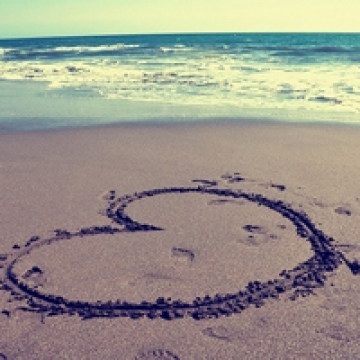
#> input picture Backend/InvSR/testdata/RealSet80/11.jpg, 360 x 360 px, given in place of image_s0001_i0021.jpg, which was not available
$ jupyter execute --allow-errors process.ipynb
#> lines starting #> are read from the running program, lines starting #| are printed output that depends on the picture; pictures that were not available may be replaced by others from this repository, and a replacement may not be noted
[cell 1]
import numpy as np
import torch

# [36 lines left out: functions add_horizontal_noise_rgb, save_tensor_image, not called in this run]

# Giả sử ảnh input là RGB [3, H, W]
from PIL import Image
import torchvision.transforms as T

image_path = "/home/duongnhan/Chon/MWFormer/data/CT/gt/image_s0001_i0021.jpg"
img = Image.open(image_path).convert("RGB")
#> img is the input picture: PIL image 360x360 RGB; mean R, G, B 154.5, 149.8, 140
#> (the rest of this cell did not finish here and is left out)

[cell 2]
import cv2
import numpy as np
import os
import torch

# [39 lines left out: functions add_horizontal_noise, add_gaussian_noise_grayscale, not called in this run]

# Đọc ảnh
image_path = "/home/duongnhan/Chon/MWFormer/data/CT/gt/image_s0001_i0021.jpg"  # Thay bằng đường dẫn ảnh của bạn
image = cv2.imread(image_path)

#> (the rest of this cell did not finish here and is left out)

[cell 3]
import cv2
import numpy as np
import os

# [12 lines left out: function add_horizontal_noise, not called in this run]

def add_gaussian_noise_grayscale(image, mean=0, sigma=35):
    image = image.astype(np.int16)
    h, w, c = image.shape
    noise = np.random.normal(mean, sigma, (h, w)).astype(np.int16)
    noisy_image = np.clip(image + noise[:, :, np.newaxis], 0, 255).astype(np.uint8)
    return noisy_image

def add_noise_to_images(input_dir, output_dir, mean=0, sigma=35):
    os.makedirs(output_dir, exist_ok=True)

    # Hỗ trợ các định dạng ảnh phổ biến
    supported_formats = ('.jpg', '.jpeg', '.png', '.bmp')

    for filename in os.listdir(input_dir):
        if filename.lower().endswith(supported_formats):
            img_path = os.path.join(input_dir, filename)
            image = cv2.imread(img_path)

            if image is None:
                print(f"Không thể đọc ảnh: {filename}")
                continue

            noisy_image = add_gaussian_noise_grayscale(image, mean, sigma)

            out_path = os.path.join(output_dir, filename)
            cv2.imwrite(out_path, noisy_image)
            print(f"Đã xử lý: {filename}")

# 🔧 Thay đổi đường dẫn tương ứng với máy bạn:
input_dir = "./input_images"     # Thư mục chứa ảnh gốc
output_dir = "./noisy_images"    # Thư mục để lưu ảnh có nhiễu

add_noise_to_images(input_dir, output_dir)
#> in add_gaussian_noise_grayscale, `noisy_image = np.clip(image + noise[:, :, np.newaxis], 0, 255).astype(..`:
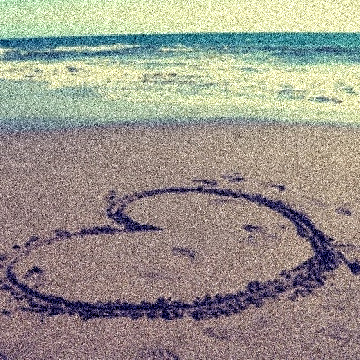
#> noisy_image: shape (360, 360, 3); mean B, G, R 140.1, 148.9, 154

[cell 4]
import numpy as np
from scipy.fftpack import fft2, ifft2, fftshift, ifftshift
from scipy.signal import fftconvolve
from bm3d import gaussian_kernel
from typing import Tuple
import scipy.io
from PIL import Image
import cv2

def get_experiment_kernel(noise_type: str, noise_var: float, sz: tuple = np.array((101, 101))):
    """
    Get kernel for generating noise from specific experiment from the paper.
    :param noise_type: Noise type string, g[0-4](w|)
    :param noise_var: noise variance
    :param sz: size of image, used only for g4 and g4w
    :return: experiment kernel with the l2-norm equal to variance
    """
    # if noiseType == gw / g0
    kernel = np.array([[1]])
    noise_types = ['gw', 'g0', 'g1', 'g2', 'g3', 'g4', 'g1w', 'g2w', 'g3w', 'g4w']
    if noise_type not in noise_types:
        raise ValueError("Noise type must be one of " + str(noise_types))

    if noise_type != "g4" and noise_type != "g4w":
        # Crop this size of kernel when generating,
        # unless pink noise, in which
        # if noiseType == we want to use the full image size
        sz = np.array([101, 101])
    else:
        sz = np.array(sz)

    # Sizes for meshgrids
    sz2 = -(1 - (sz % 2)) * 1 + np.floor(sz / 2)
    sz1 = np.floor(sz / 2)
    uu, vv = np.meshgrid([i for i in range(-int(sz1[0]), int(sz2[0]) + 1)],
                         [i for i in range(-int(sz1[1]), int(sz2[1]) + 1)])

    beta = 0.8

    if noise_type[0:2] == 'g1':
        # Horizontal line
        kernel = np.atleast_2d(16 - abs(np.linspace(1, 31, 31) - 16))

    elif noise_type[0:2] == 'g2':
        # Circular repeating pattern
        scale = 1
        dist = uu ** 2 + vv ** 2
        kernel = np.cos(np.sqrt(dist) / scale) * gaussian_kernel((sz[0], sz[1]), 10)

    elif noise_type[0:2] == 'g3':
        # Diagonal line pattern kernel
        scale = 1
        kernel = np.cos((uu + vv) / scale) * gaussian_kernel((sz[0], sz[1]), 10)

    elif noise_type[0:2] == 'g4':
        # Pink noise
        dist = uu ** 2 + vv ** 2
        n = sz[0] * sz[1]
        spec = (np.sqrt((np.sqrt(n) * 1e-2) / (np.sqrt(dist) + np.sqrt(n) * 1e-2)))
        kernel = fftshift(ifft2(ifftshift(spec)))

    else:  # gw and g0 are white
        beta = 0

    # -- Noise with additional white component --

    if len(noise_type) > 2 and noise_type[2] == 'w':
        kernel = kernel / np.sqrt(np.sum(kernel ** 2))
        kalpha = np.sqrt((1 - beta) + beta * abs(fft2(kernel, (sz[0], sz[1]))) ** 2)
        kernel = fftshift(ifft2(kalpha))

    kernel = np.real(kernel)
    # Correct variance
    kernel = kernel / np.sqrt(np.sum(kernel ** 2)) * np.sqrt(noise_var)

    return kernel

def get_experiment_noise(noise_type: str, noise_var: float, realization: int, sz: tuple)\
        -> Tuple[np.ndarray, np.ndarray, np.ndarray]:
    """
    Generate noise for experiment with specified kernel, variance, seed and size.
    Return noise and relevant parameters.
    The generated noise is non-circular.
    :param noise_type: Noise type, see get_experiment_kernel for list of accepted types.
    :param noise_var: Noise variance of the resulting noise
    :param realization: Seed for the noise realization
    :param sz: image size -> size of resulting noise
    :return: noise, PSD, and kernel
    """
    np.random.seed(realization)

    # Get pre-specified kernel
    kernel = get_experiment_kernel(noise_type, noise_var, sz)

    # Create noisy image
    half_kernel = np.ceil(np.array(kernel.shape) / 2)

    if len(sz) == 3 and half_kernel.size == 2:
        half_kernel = [half_kernel[0], half_kernel[1], 0]
        kernel = np.atleast_3d(kernel)

    half_kernel = np.array(half_kernel, dtype=int)

    # Crop edges
    noise = fftconvolve(np.random.normal(size=(sz + 2 * half_kernel)), kernel, mode='same')
    noise = np.atleast_3d(noise)[half_kernel[0]:-half_kernel[0], half_kernel[1]:-half_kernel[1], :]

    psd = abs(fft2(kernel, (sz[0], sz[1]), axes=(0, 1))) ** 2 * sz[0] * sz[1]

    return noise, psd, kernel

[cell 5]
import random

imagepath = 'dataset/dataset_structure'
imagename = imagepath + '/ref/1.png'
# Load noise-free image
y = Image.open(imagename).convert('L')
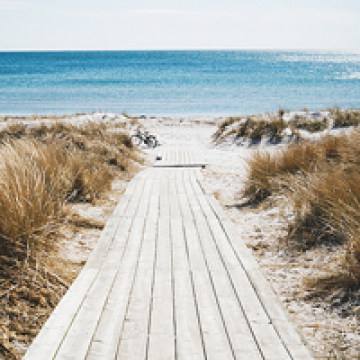
#> input picture Backend/InvSR/testdata/RealSet80/12.jpg, 360 x 360 px, given in place of 1.png, which was not available
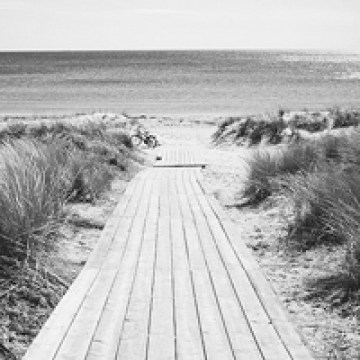
#> y: PIL image 360x360 L; min 10, max 255, mean 182.9
y = np.array(y)
print(y.shape)
#| (360, 360)

noise_list = ['g1', 'g2', 'g3', 'g4']
noise_type = random.choice(noise_list)
print(noise_type)
sigma = 25
noise_var = (sigma/255)**2  # Noise variance 25 std
seed = 8  # seed for pseudorandom noise realization

# Generate noise with given PSD
noise, psd, kernel = get_experiment_noise(noise_type, noise_var, seed, (64, 64))
# N.B.: For the sake of simulating a more realistic acquisition scenario,
# the generated noise is *not* circulant. Therefore there is a slight
# discrepancy between PSD and the actual PSD computed from infinitely many
# realizations of this noise with different seeds.


# Generate noisy image corrupted by additive spatially correlated noise
# with noise power spectrum PSD
# z = np.atleast_3d(y) + np.atleast_3d(noise)
print(y.shape)
#| (360, 360)
print(noise.shape)
#> (the rest of this cell did not finish here and is left out)

[cell 6]
import random
import numpy as np
from PIL import Image
# from pathlib import Path

# === Đường dẫn ảnh và nơi lưu ===
imagepath = ('/home/duongnhan/Chon/MWFormer/data/CT/gt/image_s0001_i0021.jpg')
savepath = ('/home/duongnhan/Chon/MWFormer/data/CT/input/image_s0001_i0021.jpg')
# savepath.parent.mkdir(parents=True, exist_ok=True)  # Tạo thư mục nếu chưa có

# === Load ảnh sạch và chuyển thành RGB (512, 512, 3) ===
img = Image.open(imagepath).convert("RGB")
img_np = np.array(img) / 255.0  # Normalize về [0,1]
print("Clean image shape:", img_np.shape)  # (512, 512, 3)
#| Clean image shape: (360, 360, 3)
y = Image.open(imagepath).convert('RGB')
y = np.array(y)

# === Chọn loại nhiễu và thiết lập tham số ===
noise_list = ['g1', 'g2', 'g3', 'g4']
# noise_type = random.choice(noise_list)
noise_type = 'g1'
print("Noise type:", noise_type)

sigma = 25
noise_var = (sigma / 255.0) ** 2  # Phương sai nhiễu
seed = 8  # Random seed để tái hiện được

# === Sinh nhiễu có cấu trúc ===
# from your_module import get_experiment_noise  # 🔁 thay bằng đúng nơi bạn import hàm

noise, psd, kernel = get_experiment_noise(
    noise_type=noise_type,
    noise_var=noise_var,
    realization=seed,
    sz=img_np.shape  # (512, 512, 3)
)

print("Noise shape:", noise.shape)
#| Noise shape: (360, 360, 3)

# === Cộng nhiễu vào ảnh gốc và clamp về [0,1] ===
# noisy_img = np.clip(img_np + noise, 0, 1)

print(y.shape)
#| (360, 360, 3)
print(noise.shape)
#| (360, 360, 3)
z = np.atleast_3d(y) + np.atleast_3d(noise)
# z = y + noise
print(z.shape)
#| (360, 360, 3)
z_rang = np.minimum(np.maximum(z, 0), 1)
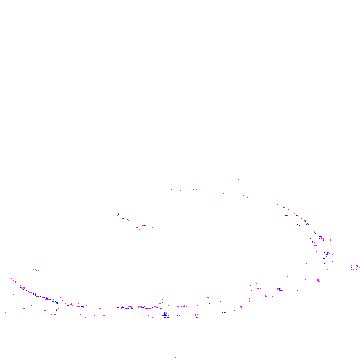
#> z_rang: shape (360, 360, 3) float64; mean R, G, B 0.999, 0.998, 1
print(z_rang.shape)
#| (360, 360, 3)

# === Lưu ảnh đã bị nhiễu ===
# Convert ảnh về đúng định dạng [0,255], uint8, BGR
z_uint8 = (z_rang * 255).astype(np.uint8)
z_bgr = cv2.cvtColor(z_uint8, cv2.COLOR_RGB2BGR)

# Lưu ảnh bằng OpenCV
cv2.imwrite(savepath, z_bgr)
print(f"✅ Đã lưu ảnh bị nhiễu tại: {savepath}")

[cell 7]
import os
import cv2
import numpy as np
from PIL import Image
from pathlib import Path

import numpy as np
from scipy.fftpack import fft2, ifft2, fftshift, ifftshift
from scipy.signal import fftconvolve
from bm3d import gaussian_kernel
from typing import Tuple
import scipy.io
from PIL import Image
import cv2

def get_experiment_kernel(noise_type: str, noise_var: float, sz: tuple = np.array((101, 101))):
    """
    Get kernel for generating noise from specific experiment from the paper.
    :param noise_type: Noise type string, g[0-4](w|)
    :param noise_var: noise variance
    :param sz: size of image, used only for g4 and g4w
    :return: experiment kernel with the l2-norm equal to variance
    """
    # if noiseType == gw / g0
    kernel = np.array([[1]])
    noise_types = ['gw', 'g0', 'g1', 'g2', 'g3', 'g4', 'g1w', 'g2w', 'g3w', 'g4w']
    if noise_type not in noise_types:
        raise ValueError("Noise type must be one of " + str(noise_types))

    if noise_type != "g4" and noise_type != "g4w":
        # Crop this size of kernel when generating,
        # unless pink noise, in which
        # if noiseType == we want to use the full image size
        sz = np.array([101, 101])
    else:
        sz = np.array(sz)

    # Sizes for meshgrids
    sz2 = -(1 - (sz % 2)) * 1 + np.floor(sz / 2)
    sz1 = np.floor(sz / 2)
    uu, vv = np.meshgrid([i for i in range(-int(sz1[0]), int(sz2[0]) + 1)],
                         [i for i in range(-int(sz1[1]), int(sz2[1]) + 1)])

    beta = 0.8

    if noise_type[0:2] == 'g1':
        # Horizontal line
        kernel = np.atleast_2d(16 - abs(np.linspace(1, 31, 31) - 16))

    elif noise_type[0:2] == 'g2':
        # Circular repeating pattern
        scale = 1
        dist = uu ** 2 + vv ** 2
        kernel = np.cos(np.sqrt(dist) / scale) * gaussian_kernel((sz[0], sz[1]), 10)

    elif noise_type[0:2] == 'g3':
        # Diagonal line pattern kernel
        scale = 1
        kernel = np.cos((uu + vv) / scale) * gaussian_kernel((sz[0], sz[1]), 10)

    elif noise_type[0:2] == 'g4':
        # Pink noise
        dist = uu ** 2 + vv ** 2
        n = sz[0] * sz[1]
        spec = (np.sqrt((np.sqrt(n) * 1e-2) / (np.sqrt(dist) + np.sqrt(n) * 1e-2)))
        kernel = fftshift(ifft2(ifftshift(spec)))

    else:  # gw and g0 are white
        beta = 0

    # -- Noise with additional white component --

    if len(noise_type) > 2 and noise_type[2] == 'w':
        kernel = kernel / np.sqrt(np.sum(kernel ** 2))
        kalpha = np.sqrt((1 - beta) + beta * abs(fft2(kernel, (sz[0], sz[1]))) ** 2)
        kernel = fftshift(ifft2(kalpha))

    kernel = np.real(kernel)
    # Correct variance
    kernel = kernel / np.sqrt(np.sum(kernel ** 2)) * np.sqrt(noise_var)

    return kernel

def get_experiment_noise(noise_type: str, noise_var: float, realization: int, sz: tuple)\
        -> Tuple[np.ndarray, np.ndarray, np.ndarray]:
    """
    Generate noise for experiment with specified kernel, variance, seed and size.
    Return noise and relevant parameters.
    The generated noise is non-circular.
    :param noise_type: Noise type, see get_experiment_kernel for list of accepted types.
    :param noise_var: Noise variance of the resulting noise
    :param realization: Seed for the noise realization
    :param sz: image size -> size of resulting noise
    :return: noise, PSD, and kernel
    """
    np.random.seed(realization)

    # Get pre-specified kernel
    kernel = get_experiment_kernel(noise_type, noise_var, sz)

    # Create noisy image
    half_kernel = np.ceil(np.array(kernel.shape) / 2)

    if len(sz) == 3 and half_kernel.size == 2:
        half_kernel = [half_kernel[0], half_kernel[1], 0]
        kernel = np.atleast_3d(kernel)

    half_kernel = np.array(half_kernel, dtype=int)

    # Crop edges
    noise = fftconvolve(np.random.normal(size=(sz + 2 * half_kernel)), kernel, mode='same')
    noise = np.atleast_3d(noise)[half_kernel[0]:-half_kernel[0], half_kernel[1]:-half_kernel[1], :]

    psd = abs(fft2(kernel, (sz[0], sz[1]), axes=(0, 1))) ** 2 * sz[0] * sz[1]

    return noise, psd, kernel

def apply_structured_noise_to_folder(
    input_dir,
    output_gt_dir,
    output_noisy_dir,
    output_txt_path,
    noise_types=['g1', 'g4'],
    sigma=25,
    seed=8
):
    image_paths = list(Path(input_dir).glob("*.*g"))  # you can adjust for .png if needed
    os.makedirs(output_gt_dir, exist_ok=True)
    os.makedirs(output_noisy_dir, exist_ok=True)

    output_txt = []

    for image_path in image_paths:
        base_name = image_path.stem  # Get filename without extension
        img = Image.open(image_path).convert("RGB")
        img_np = np.array(img).astype(np.float32) / 255.0  # Normalize to [0,1]

        for noise_type in noise_types:
            noise, _, _ = get_experiment_noise(
                noise_type=noise_type,
                noise_var=(sigma / 255.0) ** 2,
                realization=seed,
                sz=(img_np.shape[0], img_np.shape[1])
            )

            # Expand grayscale noise to 3 channels
            noise = np.repeat(np.squeeze(noise)[:, :, np.newaxis], 3, axis=2)
            noisy_img = np.clip(img_np + noise, 0, 1)
            noisy_uint8 = (noisy_img * 255).astype(np.uint8)

            # Save clean GT image (once per noise_type)
            gt_filename = f"{base_name}_{noise_type}.jpg"
            gt_path = os.path.join(output_gt_dir, gt_filename)
            cv2.imwrite(gt_path, cv2.cvtColor((img_np * 255).astype(np.uint8), cv2.COLOR_RGB2BGR))

            # Save noisy image
            noisy_filename = f"{base_name}_{noise_type}.jpg"
            noisy_path = os.path.join(output_noisy_dir, noisy_filename)
            cv2.imwrite(noisy_path, cv2.cvtColor(noisy_uint8, cv2.COLOR_RGB2BGR))

            # Write noisy path to output list
            output_txt.append(noisy_path)

    # Save CT.txt with all noisy image paths
    # with open(output_txt_path, "w") as f:
    #     for path in output_txt:
    #         f.write(path + "\n")
    with open(output_txt_path, "w") as f:
        for path in output_txt:
            # Lấy tên thư mục cuối cùng của output_noisy_dir, ví dụ "input"
            folder_name = os.path.basename(output_noisy_dir)
            # Lấy tên file ảnh (có đuôi)
            filename = os.path.basename(path)
            # Tạo đường dẫn dạng "/input/tenfile"
            relative_path = f"/{folder_name}/{filename}"
            f.write(relative_path + "\n")


    # return output_txt

[cell 8]
import os
import random
import numpy as np
from pathlib import Path
from PIL import Image
import cv2

# [53 lines left out: function add_random_noise_to_folder, not called in this run]

[cell 9]
import os

def clean_dirs_based_on_txt(gt_dir, input_dir, txt_path):
    # Đọc tên file từ txt (chỉ lấy tên file, bỏ phần /input/ hoặc thư mục phía trước)
    with open(txt_path, 'r') as f:
        valid_filenames = set()
        for line in f:
            line = line.strip()
            filename = os.path.basename(line)  # Lấy tên file thôi
            valid_filenames.add(filename)

    # Hàm xóa file nếu không có trong danh sách
    # [7 lines left out: function remove_invalid_files, not called in this run]

    # Xóa trong thư mục gt và input
    remove_invalid_files(gt_dir)
    remove_invalid_files(input_dir)

#> (a cell that did not finish here is left out)


[cell 11]
test_levels = [15, 20, 25, 30, 35, 40]

for level in test_levels:
    apply_structured_noise_to_folder(
        input_dir='/home/duongnhan/Chon/data/test/LDCT/L291/input/',  # thư mục chứa ảnh gốc
        output_gt_dir=f'/home/duongnhan/Chon/data/test_300/{level}/gt',  # lưu ảnh sạch gốc cho level
        output_noisy_dir=f'/home/duongnhan/Chon/data/test_300/{level}/input',  # lưu ảnh nhiễu cho level
        output_txt_path=f'/home/duongnhan/Chon/data/test_300/{level}/CT.txt',  # ghi đường dẫn ảnh nhiễu cho level
        noise_types=['g1', 'g2', 'g3', 'g4'],  # các loại nhiễu muốn áp dụng
        sigma=level,  # độ lệch chuẩn
        seed=8  # để tái lập nhiễu
    )
#> the loop in apply_structured_noise_to_folder, `for noise_type in noise_types:` made 2 passes
#> pass 1, in apply_structured_noise_to_folder, `noisy_img = np.clip(img_np + noise, 0, 1)`:
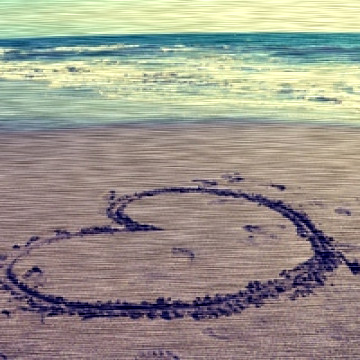
#> noisy_img: shape (360, 360, 3) float64; mean R, G, B 0.605, 0.587, 0.549
#> after the loop in apply_structured_noise_to_folder, `for noise_type in noise_types:`: output_txt = 1 item
#> (the call stopped at in get_experiment_kernel, `kernel = np.cos(np.sqrt(dist) / scale) * gaussian_kernel((sz[0], sz[1]..`: bm3d is not available in this run)

[cell 12]
apply_structured_noise_to_folder(
    input_dir='/home/duongnhan/Chon/data/test/test_123/input',  # thư mục chứa ảnh gốc
    output_gt_dir='/home/duongnhan/Chon/data/test/test_1234/gt',    # nơi lưu ảnh sạch gốc+_g1/g4
    output_noisy_dir='/home/duongnhan/Chon/data/test/test_1234/input',  # nơi lưu ảnh nhiễu
    output_txt_path='/home/duongnhan/Chon/data/test/test_1234/CT.txt',  # nơi ghi đường dẫn ảnh nhiễu
    noise_types=[ 'g4'],  # các loại nhiễu muốn áp dụng
    sigma=12,  # độ lệch chuẩn
    seed=8     # để tái lập nhiễu
)
#> in apply_structured_noise_to_folder (call 7), `base_name = image_path.stem`: base_name = '11'
#> the loop in apply_structured_noise_to_folder (call 7), `for noise_type in noise_types:` made 1 pass
#> (noise_type, gt_filename) on pass 1: ('g4', '11_g4.jpg')
#> pass 1, in get_experiment_kernel (call 13), `spec = (np.sqrt((np.sqrt(n) * 1e-2) / (np.sqrt(dist) + np.sqrt(n) * 1e..`:
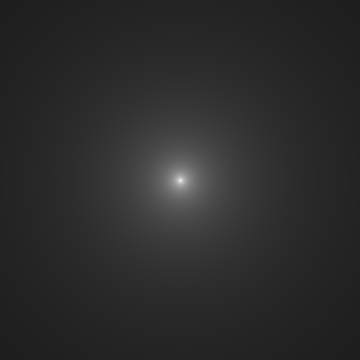
#> spec: shape (360, 360) float64; min 0.118, max 1, mean 0.173
#> pass 1, in get_experiment_kernel (call 13), `kernel = np.real(kernel)`:
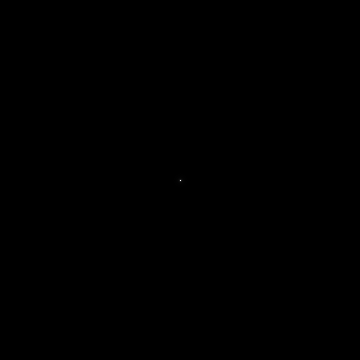
#> kernel: shape (360, 360) float64; min 2.21e-07, max 0.173, mean 7.72e-06; drawn with min black and max white
#> pass 1, in get_experiment_noise (call 13), `noise = fftconvolve(np.random.normal(size=(sz + 2 * half_kernel)), ker..`:
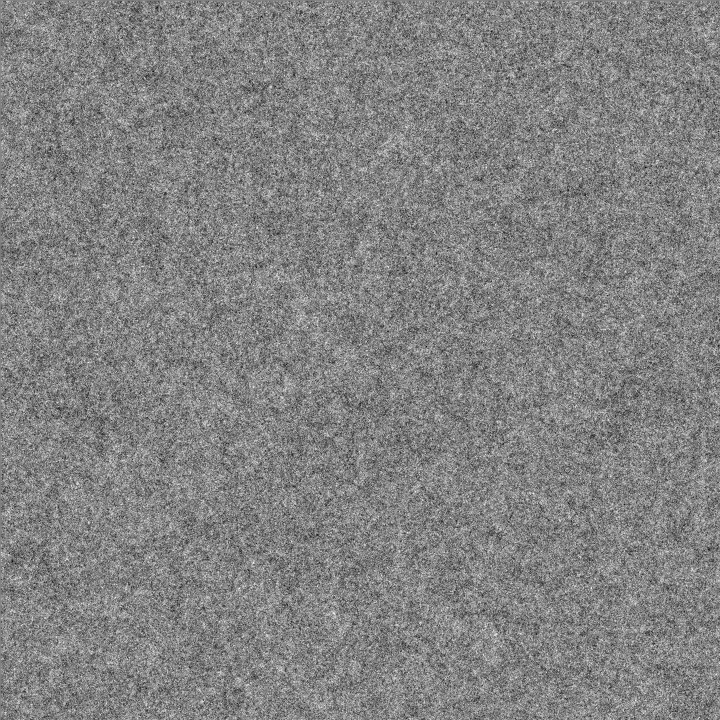
#> noise: shape (720, 720) float64; min -0.228, max 0.217, mean 0.000175; drawn with min black and max white
#> after the loop in apply_structured_noise_to_folder (call 7), `for noise_type in noise_types:`:
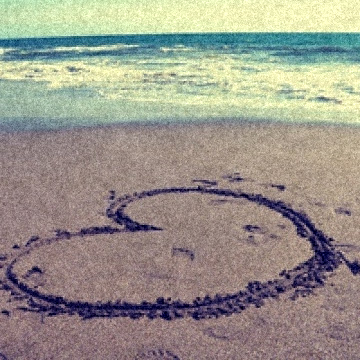
#> noisy_uint8: shape (360, 360, 3); mean R, G, B 154, 149.2, 139.5
#> the loop in apply_structured_noise_to_folder (call 7), `for path in output_txt: # Lấy tên thư mục cuối cùng của output_noisy_d..` made 1 pass
#> relative_path on pass 1: '/input/11_g4.jpg'

[cell 13]
apply_structured_noise_to_folder(
    input_dir='/home/duongnhan/Chon/Capstone_project/Backend/PMRF/data/split_data/train',  # thư mục chứa ảnh gốc
    output_gt_dir='./data/CT25_split/train/gt',    # nơi lưu ảnh sạch gốc+_g1/g4
    output_noisy_dir='./data/CT25_split/train/input',  # nơi lưu ảnh nhiễu
    output_txt_path='./data/CT25_split/train/CT.txt',  # nơi ghi đường dẫn ảnh nhiễu
    noise_types=['g1', 'g4'],  # các loại nhiễu muốn áp dụng
    sigma=25,  # độ lệch chuẩn
    seed=8     # để tái lập nhiễu
)
apply_structured_noise_to_folder(
    input_dir='/home/duongnhan/Chon/Capstone_project/Backend/PMRF/data/split_data/test',  # thư mục chứa ảnh gốc
    output_gt_dir='./data/CT25_split/test/gt',    # nơi lưu ảnh sạch gốc+_g1/g4
    output_noisy_dir='./data/CT25_split/test/input',  # nơi lưu ảnh nhiễu
    output_txt_path='./data/CT25_split/test/CT.txt',  # nơi ghi đường dẫn ảnh nhiễu
    noise_types=['g1', 'g4'],  # các loại nhiễu muốn áp dụng
    sigma=25,  # độ lệch chuẩn
    seed=8     # để tái lập nhiễu
)
apply_structured_noise_to_folder(
    input_dir='/home/duongnhan/Chon/Capstone_project/Backend/PMRF/data/split_data/val',  # thư mục chứa ảnh gốc
    output_gt_dir='./data/CT25_split/val/gt',    # nơi lưu ảnh sạch gốc+_g1/g4
    output_noisy_dir='./data/CT25_split/val/input',  # nơi lưu ảnh nhiễu
    output_txt_path='./data/CT25_split/val/CT.txt',  # nơi ghi đường dẫn ảnh nhiễu
    noise_types=['g1', 'g4'],  # các loại nhiễu muốn áp dụng
    sigma=25,  # độ lệch chuẩn
    seed=8     # để tái lập nhiễu
)
#> the loop in apply_structured_noise_to_folder, `for noise_type in noise_types:` made 2 passes
#> pass 1, in apply_structured_noise_to_folder (call 11), `noisy_img = np.clip(img_np + noise, 0, 1)`:
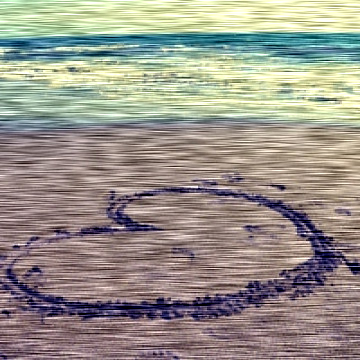
#> noisy_img: shape (360, 360, 3) float64; mean R, G, B 0.603, 0.583, 0.548
#> after the loop in apply_structured_noise_to_folder, `for noise_type in noise_types:`: output_txt = 1 item

[cell 14]
apply_structured_noise_to_folder(
    input_dir='/home/duongnhan/Chon/data/total/total_data',  # thư mục chứa ảnh gốc
    output_gt_dir='/home/duongnhan/Chon/MWFormer/data/CT35/gt',    # nơi lưu ảnh sạch gốc+_g1/g4
    output_noisy_dir='/home/duongnhan/Chon/MWFormer/data/CT35/input',  # nơi lưu ảnh nhiễu
    output_txt_path='/home/duongnhan/Chon/MWFormer/data/CT35/CT.txt',  # nơi ghi đường dẫn ảnh nhiễu
    noise_types=['g1', 'g2', 'g3', 'g4'],  # các loại nhiễu muốn áp dụng
    sigma=35,  # độ lệch chuẩn
    seed=8     # để tái lập nhiễu
)
#> (the call stopped at in get_experiment_kernel, `kernel = np.cos(np.sqrt(dist) / scale) * gaussian_kernel((sz[0], sz[1]..`: bm3d is not available in this run)
